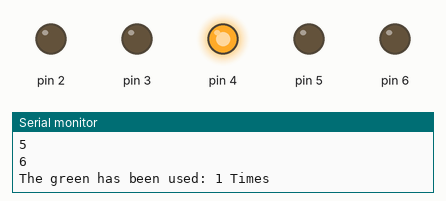
Recording of a sketch running on a simulated Arduino Uno, built with avr-gcc and run on an emulated ATmega328P. Shown: output pins drawn as LEDs (lit = HIGH), the last lines printed to the serial monitor. Random numbers use the default seed unless the sketch sets one.

Above: at 0.2 s.
At 2.2 s:
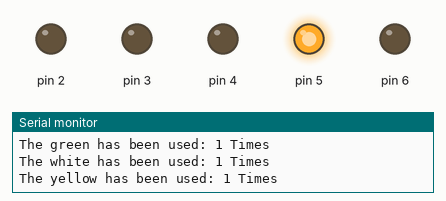
At 4.2 s:
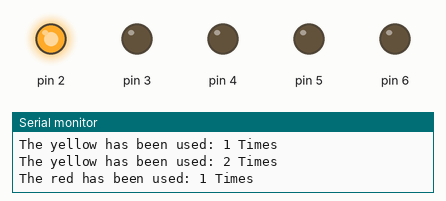
At 6.2 s:
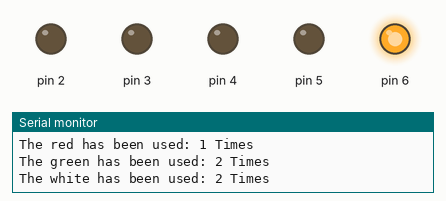
At 12.7 s:
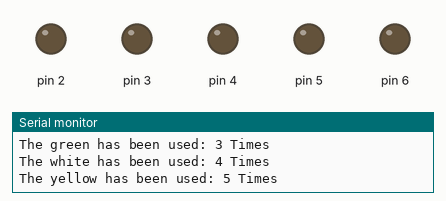
Timing chart, 0 to 13.0 s (numbered marks = the images above):
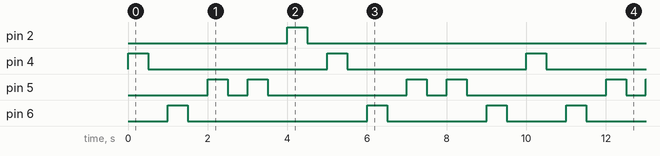

Measured:
- by itself, pin 2: alternates HIGH for 0.50 s and LOW for 9.5 s
- by itself, pin 4: alternates HIGH for 0.50 s and LOW for 4.5 s
- by itself, pin 5: repeats every 5.0 s: LOW 0.50 s, HIGH 0.50 s, LOW 3.5 s, HIGH 0.50 s
- by itself, pin 6: repeats every 10.0 s: LOW 4.5 s, HIGH 0.50 s, LOW 2.5 s, HIGH 0.50 s, LOW 1.5 s, HIGH 0.50 s

The sketch:

ArduinoProject02.ino
```cpp
//Declare an array of ten alements, whitout initialize it.
int seq[10];

//Declare some variables for the for every pin
int redCount;
int blueCount;
int greenCount;
int yellowCount;
int whiteCount;


void setup() {
  //Open the serial port.
  Serial.begin(9600);

  //Use the pin mode for define if the pin
  //is going to be an outpu or an input
  pinMode(2,OUTPUT);
  pinMode(3,OUTPUT);
  pinMode(4,OUTPUT);
  pinMode(5,OUTPUT);
  pinMode(6,OUTPUT);

  //Fill the seq array with numbers, sizeof is a particular
  //it will return the size of the array, the returned value from that
  //unction is returned in byte, but the array is defined in intso we
  //need to reduce the dimension of every shell of the array.
  for(int i=0;i<sizeof(seq)/sizeof(int);i++){
    //When the loop iterate trough the elements of the array we are going to
    //assing to them a random value using the function random.
    //The last value we pass to the funnction will never be used.
    seq[i]=random(2,7);
    //This will only print the value inside the console.
    Serial.println(seq[i]);
  }
}

void loop() {
  //we are using the same loop
   for(int i=0;i<sizeof(seq)/sizeof(int);i++){
    //first of all we just keep low every element.
    digitalWrite(2,LOW);
    digitalWrite(3,LOW);
    digitalWrite(4,LOW);
    digitalWrite(5,LOW);
    digitalWrite(6,LOW);


   digitalWrite(seq[i],HIGH);
    if(seq[i]==2){
      redCount++;
      Serial.print("The red has been used: ");
      Serial.print(redCount);
      Serial.println(" Times");
    }else if(seq[i]==3){
      blueCount++;
      Serial.print("The blue has been used: ");
      Serial.print(blueCount);
      Serial.println(" Times");
    }else if(seq[i]==4){
      greenCount++;
      Serial.print("The green has been used: ");
      Serial.print(greenCount);
      Serial.println(" Times");
    }else if(seq[i]==5){
      yellowCount++;
      Serial.print("The yellow has been used: ");
      Serial.print(yellowCount);
      Serial.println(" Times");
    }else if(seq[i]==6){
      whiteCount++;
      Serial.print("The white has been used: ");
      Serial.print(whiteCount);
      Serial.println(" Times");
      }
    delay(500);
     digitalWrite(seq[i],LOW);
    delay(500);
    }


}
```
